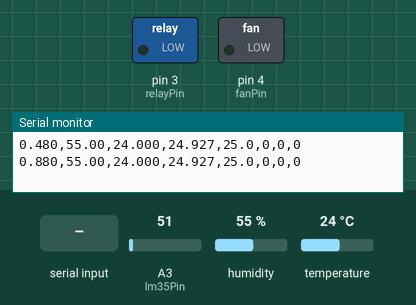
The sketch below on a simulated Arduino Uno, built with avr-gcc and run on an emulated ATmega328P. Parts: switched loads named in the sketch (green lamp = pin HIGH), the last lines printed to the serial monitor. The test bench sets the inputs (shaded band); at power-on: temperature 24 °C, A3 (lm35Pin) = 51, humidity 55 %.

Above: at 1.2 s.
1.3 s: "C90\n" received over Serial
At 2.8 s:
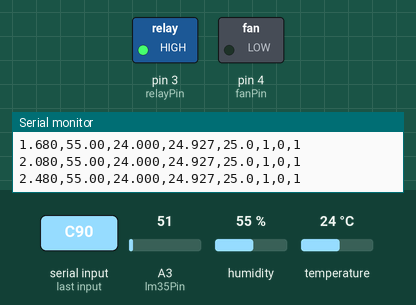
3.1 s: temperature set to 24.9 °C
4.6 s: temperature set to 26.2 °C
At 5.4 s:
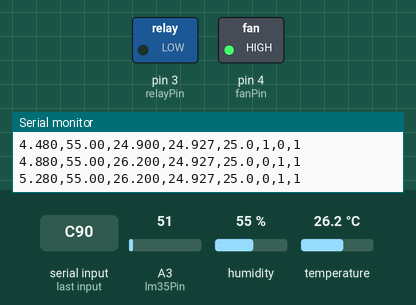
6.3 s: "1\n" received over Serial
At 7.1 s:
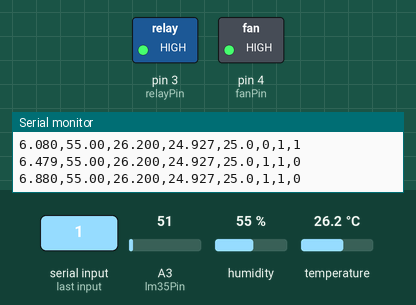
7.8 s: "0\n" received over Serial
At 8.3 s:
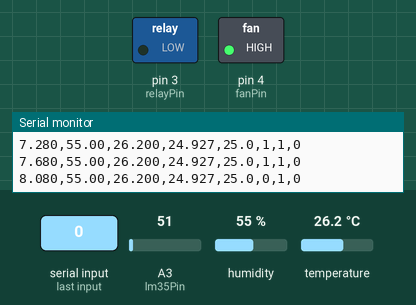
9.3 s: "3\n" received over Serial
At 10.6 s:
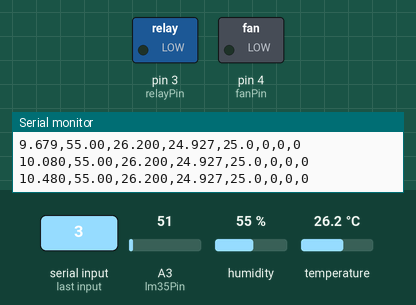
Timing chart, 0 to 11.8 s (numbered marks = the images above; inputs shaded):
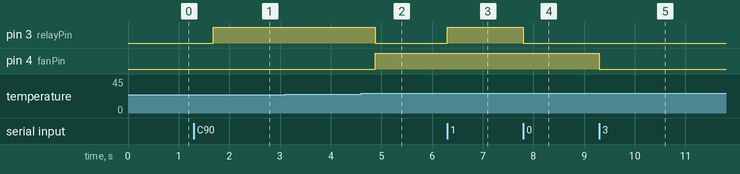

The sketch:

HUMEDAD4.ino
```cpp
#include <Wire.h>
#include <Adafruit_AHT10.h>

Adafruit_AHT10 aht;

// Configuración de pines
const int lm35Pin = A3;
const int relayPin = 3;
const int fanPin = 4;

// Variables de control
float humedadSistema;
float tempAHT, tempLM35;
float setpoint = 25.0;      // Temperatura deseada inicial
float hysteresis = 0.5;     // Margen de histéresis en °C
bool controlActive = false; // Estado del control automático

unsigned long startTime;
unsigned long previousMillis = 0;
const long interval = 400;

void setup() {
  Serial.begin(115200);
  pinMode(relayPin, OUTPUT);
  pinMode(fanPin, OUTPUT);
  digitalWrite(relayPin, LOW);
  digitalWrite(fanPin, LOW);

  if (!aht.begin()) {
    Serial.println("ERROR: AHT10 no detectado!");
    while(1);
  }

  startTime = millis();

  Serial.println("Sistema Termodinámico Controlado");
  Serial.println("Comandos:");
  Serial.println("1/0 - Encender/Apagar foco");
  Serial.println("2/3 - Encender/Apagar ventilador");
  Serial.println("SXX.X - Establecer setpoint (ej: S25.5)");
  Serial.println("C - Activar/Desactivar control automático");
  Serial.println("HX.X - Ajustar histéresis (ej: H1.0)");
  Serial.println("Tiempo(s),Humedad(%),TempAHT(°C),TempLM35(°C),Setpoint(°C),Foco,Ventilador,Control");
}

void controlTemperatura() {
  if (!controlActive) return;

  float currentTemp = tempAHT; // Usamos la temperatura del AHT10 para el control

  // Control ON-OFF con histéresis
  if (currentTemp < (setpoint - hysteresis)) {
    digitalWrite(relayPin, HIGH);  // Calentar
    digitalWrite(fanPin, LOW);     // Apagar ventilador al calentar
  }
  else if (currentTemp > (setpoint + hysteresis)) {
    digitalWrite(relayPin, LOW);   // Apagar calentamiento
    digitalWrite(fanPin, HIGH);    // Enfriar
  }
  else {
    // Mantener estado actual dentro de la banda muerta
    digitalWrite(fanPin, LOW);
  }
}

void procesarComandos() {
  while(Serial.available()) {
    String input = Serial.readStringUntil('\n');
    input.trim();

    if (input.length() > 0) {
      char cmd = input[0];
      String valor = input.substring(1);

      switch(cmd) {
        case 'S':
          setpoint = valor.toFloat();
          Serial.print("Setpoint actualizado: ");
          Serial.println(setpoint);
          break;

        case 'H':
          hysteresis = valor.toFloat();
          Serial.print("Histéresis actualizada: ");
          Serial.println(hysteresis);
          break;

        case 'C':
          controlActive = !controlActive;
          Serial.print("Control automático: ");
          Serial.println(controlActive ? "ACTIVADO" : "DESACTIVADO");
          break;

        case '1':
          digitalWrite(relayPin, HIGH);
          controlActive = false; // Desactiva control automático al mando manual
          break;

        case '0':
          digitalWrite(relayPin, LOW);
          break;

        case '2':
          digitalWrite(fanPin, HIGH);
          controlActive = false; // Desactiva control automático al mando manual
          break;

        case '3':
          digitalWrite(fanPin, LOW);
          break;

        default:
          Serial.println("Comando no válido");
          break;
      }
    }
  }
}

void loop() {
  procesarComandos();

  unsigned long currentMillis = millis();
  if (currentMillis - previousMillis >= interval) {
    previousMillis = currentMillis;

    sensors_event_t humedad, temp;
    if(aht.getEvent(&humedad, &temp)) {
      humedadSistema = humedad.relative_humidity;
      tempAHT = temp.temperature;

      tempLM35 = (analogRead(lm35Pin)) * 500.0 / 1023.0;

      controlTemperatura(); // Ejecutar control automático

      // Envío de datos
      float tiempo = (millis() - startTime) / 1000.0;
      Serial.print(tiempo, 3);
      Serial.print(",");
      Serial.print(humedadSistema, 2);
      Serial.print(",");
      Serial.print(tempAHT, 3);
      Serial.print(",");
      Serial.print(tempLM35, 3);
      Serial.print(",");
      Serial.print(setpoint, 1);
      Serial.print(",");
      Serial.print(digitalRead(relayPin));
      Serial.print(",");
      Serial.print(digitalRead(fanPin));
      Serial.print(",");
      Serial.println(controlActive ? 1 : 0);
    }
  }
}
```

Measured:
- the behaviour switches between 25.5 and 25.6 °C on temperature (found by bisection; images 1 and 2)
- after the input at 1.3 s, pin 3 (relayPin): LOW → HIGH after 0.38 s
- after the input at 4.6 s, pin 3 (relayPin): HIGH → LOW after 0.28 s; pin 4 (fanPin): LOW → HIGH after 0.28 s
- after the input at 6.3 s, pin 3 (relayPin): LOW → HIGH at once
- after the input at 7.8 s, pin 3 (relayPin): HIGH → LOW at once
- after the input at 9.3 s, pin 4 (fanPin): HIGH → LOW at once
